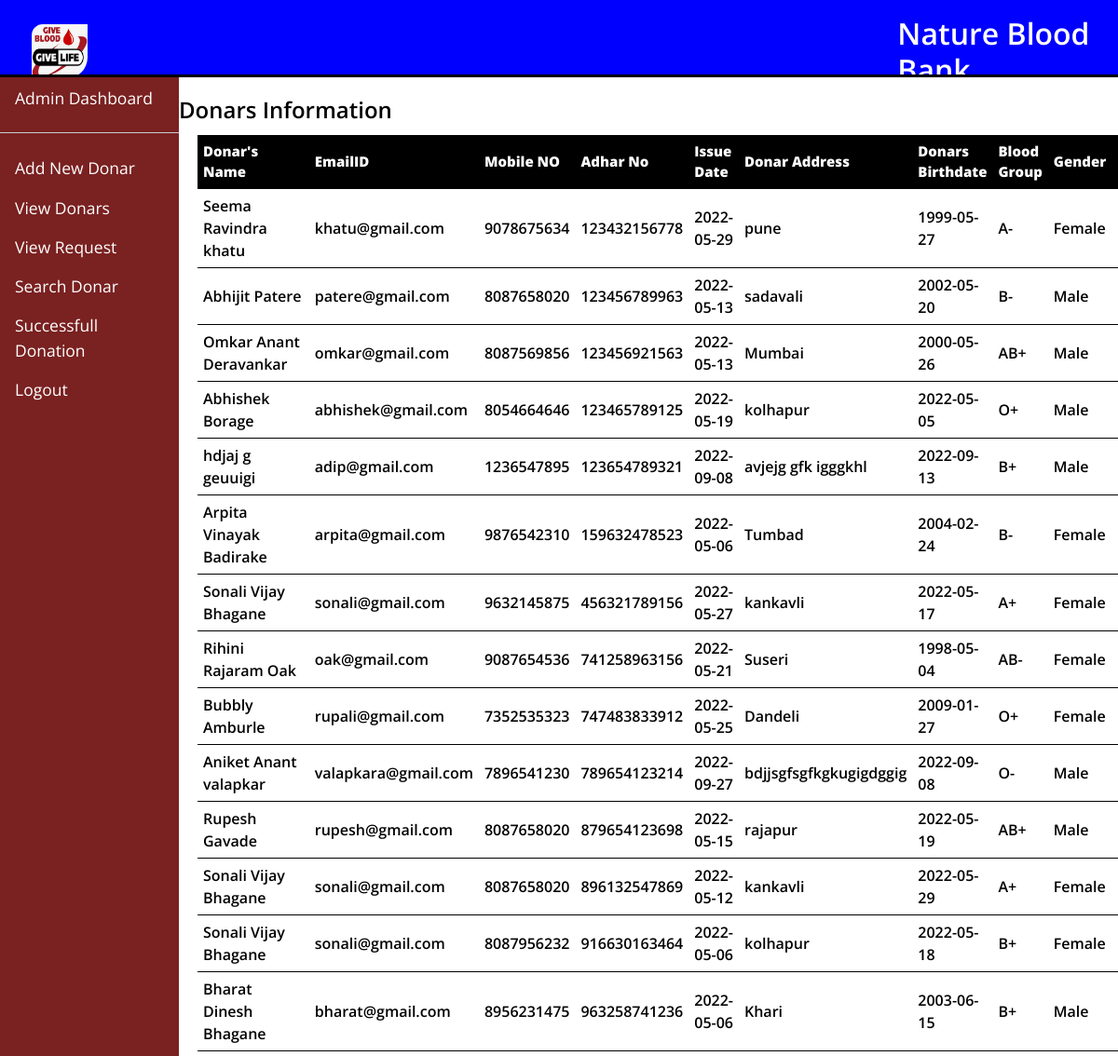
The page /View_Donar.php on the database its author committed.
### tables this page shows
CREATE TABLE `new_donar` (
  `full_name` varchar(100) NOT NULL,
  `email` varchar(100) DEFAULT NULL,
  `phone` varchar(10) NOT NULL,
  `Adhar` bigint(20) NOT NULL,
  `Issue_date` date NOT NULL,
  `D_address` varchar(200) NOT NULL,
  `Birth_date` date NOT NULL,
  `B_group` varchar(10) NOT NULL,
  `gender` varchar(20) NOT NULL
);

### View_Donar.php (the view, shortened to what this page needs)
<!DOCTYPE html>
<html lang="en">
<head>
    <?php
    include "include/header_link.php";
    ?>
    <link href="css/style.css" rel="stylesheet" />
</head>
<body>
<nav class="navbar navbar-expand-lg navbar-light bg-light">
<a class="navbar-brand" href="index.php">
    <img class="logo" src="img/logo.jpg" />
</a>
<div class="nav justify-content-end">
<li class="nav-item">
    <div class="admin"><h2> Nature Blood Bank </h2> </div>
</li>
</div>
</nav>
<div class="split left">
<a class="nav-link active" aria-current="page" href="Dashboard.php">Admin Dashboard</a>
  <hr>
  <a class="nav-link" href="New_Donar.php">Add New Donar</a>
  <a class="nav-link" href="View_Donar.php">View Donars</a>
  <a class="nav-link" href="View_Request.php">View Request</a>
  <a class="nav-link" href="Search_by_Blood_group.php">Search Donar</a>
  <a class="nav-link" href="Successful.php">Successfull Donation</a>
  <a class="nav-link" href="logout.php">Logout</a>
  <a class="nav-link" href="#"></a>
</div>
<div class="split right">
  <?php
  include_once 'include/Database_connect.php';
  $result = mysqli_query($link,"SELECT * FROM new_donar");
  ?>
  <?php
  if (mysqli_num_rows($result) > 0) {
  ?>
  <h3 class="dhead">Donars Information</h3>
    <table class="view" id="Custom">
    <tr>
      <td id="heading">Donar's Name</td>
      <td id="heading">EmailID</td>
      <td id="heading">Mobile NO</td>
      <td id="heading">Adhar No</td>
      <td id="heading">Issue Date</td>
      <td id="heading">Donar Address</td>
      <td id="heading">Donars Birthdate</td>
      <td id="heading">Blood Group</td>
      <td id="heading">Gender</td>
      <td id="heading">Delete</td>
    </tr>
  <?php
  while($row = mysqli_fetch_array($result)) {
  ?>
  <tr id="first">
      <td id="newone"><?php echo $row["full_name"]; ?></td>
      <td id="newone"><?php echo $row["email"]; ?></td>
      <td id="newone"><?php echo $row["phone"]; ?></td>
      <td id="newone"><?php echo $row["Adhar"]; ?></td>
      <td id="newone"><?php echo $row["Issue_date"]; ?></td>
      <td id="newone"><?php echo $row["D_address"]; ?></td>
      <td id="newone"><?php echo $row["Birth_date"]; ?></td>
      <td id="newone"><?php echo $row["B_group"]; ?></td>
      <td id="newone"><?php echo $row["gender"]; ?></td>
      <td id="newone"><a href="delete_donar.php? Adhar= <?php echo $row['Adhar']; ?>" aria-hidden="true" data-bs-target="tooltip" data-placement="bottom">delete</a>
  </td>
  </tr>
  <?php
  }
  ?>
  </table>
   <?php
  }
  else{
      echo "No result found";
  }
  ?>
</div>
</body>
</html>

### css/common.css (style rules this page uses)
* { box-sizing: border-box; font-family: 'Open Sans', sans-serif; color: rgb(0, 0, 0); }
.admin { color: white; }
.admin h2 { color: white; margin-left: -40%; }
body { color: #373737; font-size: 16px; position: relative; }
h1, h2, h3, h4, h5, h6 { font-weight: 600; }
h3 { font-size: 24px; margin-bottom: 12px; margin-top: 7.5%; }

### css/style.css (style rules this page uses)
.nav-item { color: black; font-size: 17.5px; }
.navbar-brand img { width: 60px; }
.left { border-top: solid black; width: 15%; }
.right { width: auto; border-top: solid black; padding-top: 5px; }
.split { height: 100%; width: 50%; position: fixed; z-index: 1; top: 80px; overflow-x: hidden; padding-top: 1px; }
.left { left: 0; background-color: rgb(122, 33, 33); width: 16%; }
.right { right: 0; background-color: white; width: 84%; }
.nav-link { display: flex; font-size: 17.5px; font-weight: 400; color: black; }
hr { height: 1px; background-color: #ccc; border: none; }
table,td { margin-left: 20px; }
th, td { padding: 15px; text-align: left; }
.nav-link { display: inline-block; position: relative; color: #ffffff; }
.nav-link:after { content: ''; position: absolute; margin-left: 12px; margin-top: 1px; width: 80%; transform: scaleX(0); height: 1.7px; bottom: 0; left: 0; background-color: yellow; transform-origin: bottom right; transition: transform 0.50s ease-out; }
#heading { padding: 6px; color: rgb(255, 255, 255); background-color: black; font-size: 15px; font-weight: 900; border-bottom: 1px solid black; }
#newone { border-bottom: 1px solid black; font-size: 16px; padding: 6px; font-weight: 600; }

### View_Donar.php (style rules this page uses)
.dhead { margin-top: 2%; }
.logo { vertical-align: middle; border-style: none; border-bottom-right-radius: 40%; border-top-left-radius: 20%; margin-left: 30%; }

### rows shown on the page
new_donar: full_name "Seema Ravindra khatu", email "khatu@gmail.com", phone "9078675634", Adhar "123432156778", Issue_date "2022-05-29", D_address "pune", Birth_date "1999-05-27", B_group "A-", gender "Female"
new_donar: full_name "Abhijit Patere", email "patere@gmail.com", phone "8087658020", Adhar "123456789963", Issue_date "2022-05-13", D_address "sadavali", Birth_date "2002-05-20", B_group "B-", gender "Male"
new_donar: full_name "Omkar Anant Deravankar", email "omkar@gmail.com", phone "8087569856", Adhar "123456921563", Issue_date "2022-05-13", D_address "Mumbai", Birth_date "2000-05-26", B_group "AB+", gender "Male"
new_donar: full_name "Abhishek Borage", email "abhishek@gmail.com", phone "8054664646", Adhar "123465789125", Issue_date "2022-05-19", D_address "kolhapur", Birth_date "2022-05-05", B_group "O+", gender "Male"
new_donar: full_name "hdjaj g geuuigi", email "adip@gmail.com", phone "1236547895", Adhar "123654789321", Issue_date "2022-09-08", D_address "avjejg gfk igggkhl", Birth_date "2022-09-13", B_group "B+", gender "Male"
new_donar: full_name "Arpita Vinayak Badirake", email "arpita@gmail.com", phone "9876542310", Adhar "159632478523", Issue_date "2022-05-06", D_address "Tumbad", Birth_date "2004-02-24", B_group "B-", gender "Female"
new_donar: full_name "Sonali Vijay Bhagane", email "sonali@gmail.com", phone "9632145875", Adhar "456321789156", Issue_date "2022-05-27", D_address "kankavli", Birth_date "2022-05-17", B_group "A+", gender "Female"
new_donar: full_name "Rihini Rajaram Oak", email "oak@gmail.com", phone "9087654536", Adhar "741258963156", Issue_date "2022-05-21", D_address "Suseri", Birth_date "1998-05-04", B_group "AB-", gender "Female"
new_donar: full_name "Bubbly Amburle", email "rupali@gmail.com", phone "7352535323", Adhar "747483833912", Issue_date "2022-05-25", D_address "Dandeli", Birth_date "2009-01-27", B_group "O+", gender "Female"
new_donar: full_name "Aniket Anant valapkar", email "valapkara@gmail.com", phone "7896541230", Adhar "789654123214", Issue_date "2022-09-27", D_address "bdjjsgfsgfkgkugigdggig", Birth_date "2022-09-08", B_group "O-", gender "Male"
new_donar: full_name "Rupesh Gavade", email "rupesh@gmail.com", phone "8087658020", Adhar "879654123698", Issue_date "2022-05-15", D_address "rajapur", Birth_date "2022-05-19", B_group "AB+", gender "Male"
new_donar: full_name "Sonali Vijay Bhagane", email "sonali@gmail.com", phone "8087658020", Adhar "896132547869", Issue_date "2022-05-12", D_address "kankavli", Birth_date "2022-05-29", B_group "A+", gender "Female"
new_donar: full_name "Sonali Vijay Bhagane", email "sonali@gmail.com", phone "8087956232", Adhar "916630163464", Issue_date "2022-05-06", D_address "kolhapur", Birth_date "2022-05-18", B_group "B+", gender "Female"
new_donar: full_name "Bharat Dinesh Bhagane", email "bharat@gmail.com", phone "8956231475", Adhar "963258741236", Issue_date "2022-05-06", D_address "Khari", Birth_date "2003-06-15", B_group "B+", gender "Male"
